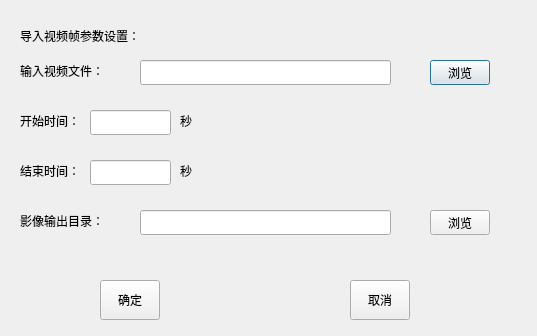
<?xml version="1.0" encoding="UTF-8"?>
<ui version="4.0">
 <class>Dialog_ImportVideoFrames</class>
 <widget class="QDialog" name="Dialog_ImportVideoFrames">
  <property name="geometry">
   <rect>
    <x>0</x>
    <y>0</y>
    <width>537</width>
    <height>336</height>
   </rect>
  </property>
  <property name="windowTitle">
   <string>Dialog</string>
  </property>
  <widget class="QLabel" name="label">
   <property name="geometry">
    <rect>
     <x>20</x>
     <y>20</y>
     <width>151</width>
     <height>31</height>
    </rect>
   </property>
   <property name="text">
    <string>导入视频帧参数设置：</string>
   </property>
  </widget>
  <widget class="QLabel" name="label_2">
   <property name="geometry">
    <rect>
     <x>20</x>
     <y>60</y>
     <width>101</width>
     <height>21</height>
    </rect>
   </property>
   <property name="text">
    <string>输入视频文件：</string>
   </property>
  </widget>
  <widget class="QLineEdit" name="lineEdit_inputDir">
   <property name="geometry">
    <rect>
     <x>140</x>
     <y>60</y>
     <width>251</width>
     <height>25</height>
    </rect>
   </property>
  </widget>
  <widget class="QPushButton" name="pushButton_browseInputDir">
   <property name="geometry">
    <rect>
     <x>430</x>
     <y>60</y>
     <width>60</width>
     <height>25</height>
    </rect>
   </property>
   <property name="text">
    <string>浏览</string>
   </property>
  </widget>
  <widget class="QLabel" name="label_3">
   <property name="geometry">
    <rect>
     <x>20</x>
     <y>110</y>
     <width>71</width>
     <height>21</height>
    </rect>
   </property>
   <property name="text">
    <string>开始时间：</string>
   </property>
  </widget>
  <widget class="QLabel" name="label_4">
   <property name="geometry">
    <rect>
     <x>20</x>
     <y>160</y>
     <width>71</width>
     <height>21</height>
    </rect>
   </property>
   <property name="text">
    <string>结束时间：</string>
   </property>
  </widget>
  <widget class="QLabel" name="label_6">
   <property name="geometry">
    <rect>
     <x>20</x>
     <y>210</y>
     <width>101</width>
     <height>21</height>
    </rect>
   </property>
   <property name="text">
    <string>影像输出目录：</string>
   </property>
  </widget>
  <widget class="QLineEdit" name="lineEdit_OutputDir">
   <property name="geometry">
    <rect>
     <x>140</x>
     <y>210</y>
     <width>251</width>
     <height>25</height>
    </rect>
   </property>
  </widget>
  <widget class="QPushButton" name="pushButton_browseOutputDir">
   <property name="geometry">
    <rect>
     <x>430</x>
     <y>210</y>
     <width>60</width>
     <height>25</height>
    </rect>
   </property>
   <property name="text">
    <string>浏览</string>
   </property>
  </widget>
  <widget class="QPushButton" name="btn_CONFIRM">
   <property name="geometry">
    <rect>
     <x>100</x>
     <y>280</y>
     <width>60</width>
     <height>40</height>
    </rect>
   </property>
   <property name="text">
    <string>确定</string>
   </property>
  </widget>
  <widget class="QPushButton" name="btn_CANCEL">
   <property name="geometry">
    <rect>
     <x>350</x>
     <y>280</y>
     <width>60</width>
     <height>40</height>
    </rect>
   </property>
   <property name="text">
    <string>取消</string>
   </property>
  </widget>
  <widget class="QLineEdit" name="StartTime">
   <property name="geometry">
    <rect>
     <x>90</x>
     <y>110</y>
     <width>81</width>
     <height>25</height>
    </rect>
   </property>
  </widget>
  <widget class="QLineEdit" name="EndTime">
   <property name="geometry">
    <rect>
     <x>90</x>
     <y>160</y>
     <width>81</width>
     <height>25</height>
    </rect>
   </property>
  </widget>
  <widget class="QLabel" name="label_7">
   <property name="geometry">
    <rect>
     <x>180</x>
     <y>110</y>
     <width>21</width>
     <height>21</height>
    </rect>
   </property>
   <property name="text">
    <string>秒</string>
   </property>
  </widget>
  <widget class="QLabel" name="label_8">
   <property name="geometry">
    <rect>
     <x>180</x>
     <y>160</y>
     <width>21</width>
     <height>21</height>
    </rect>
   </property>
   <property name="text">
    <string>秒</string>
   </property>
  </widget>
 </widget>
 <resources/>
 <connections/>
</ui>
